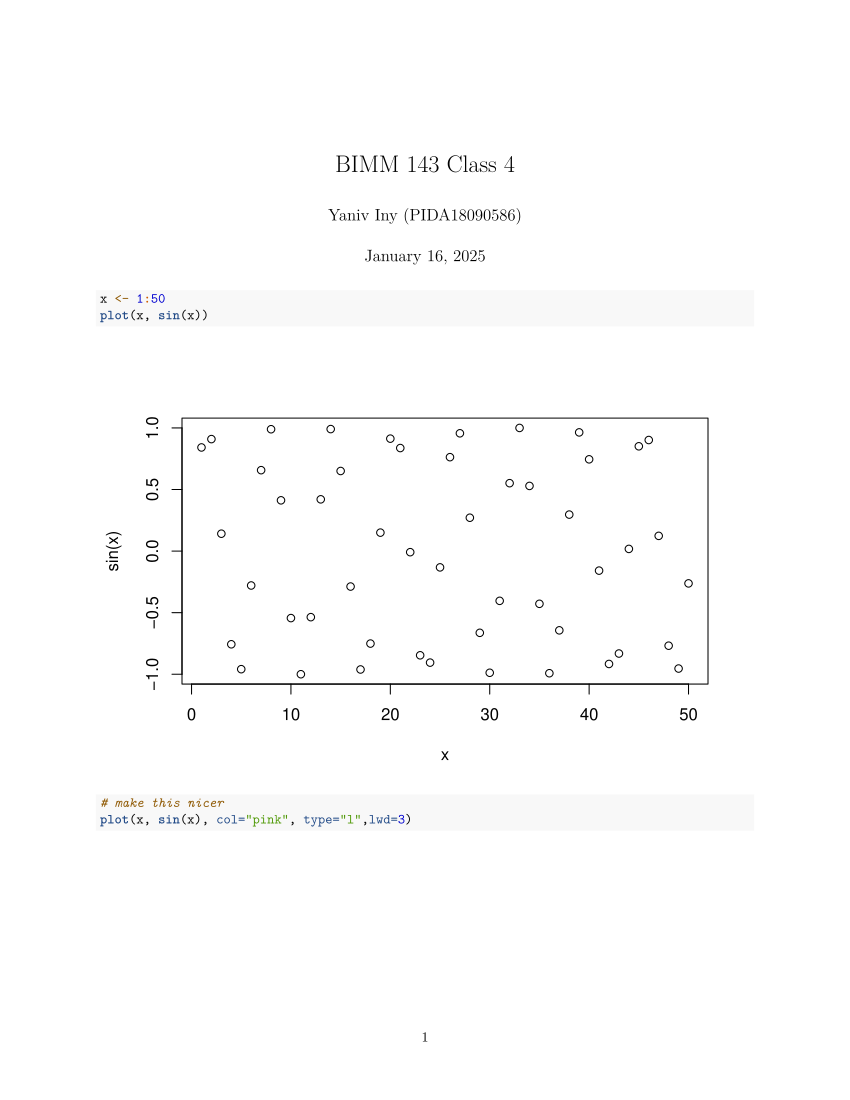

The R source for this figure:
#' ---
#' title: "BIMM 143 Class 4"
#' author: "Yaniv Iny (PIDA18090586)"
#' date: "January 16, 2025"
#' ---



x <- 1:50
plot(x, sin(x))

# make this nicer 
plot(x, sin(x), col="pink", type="l",lwd=3)
